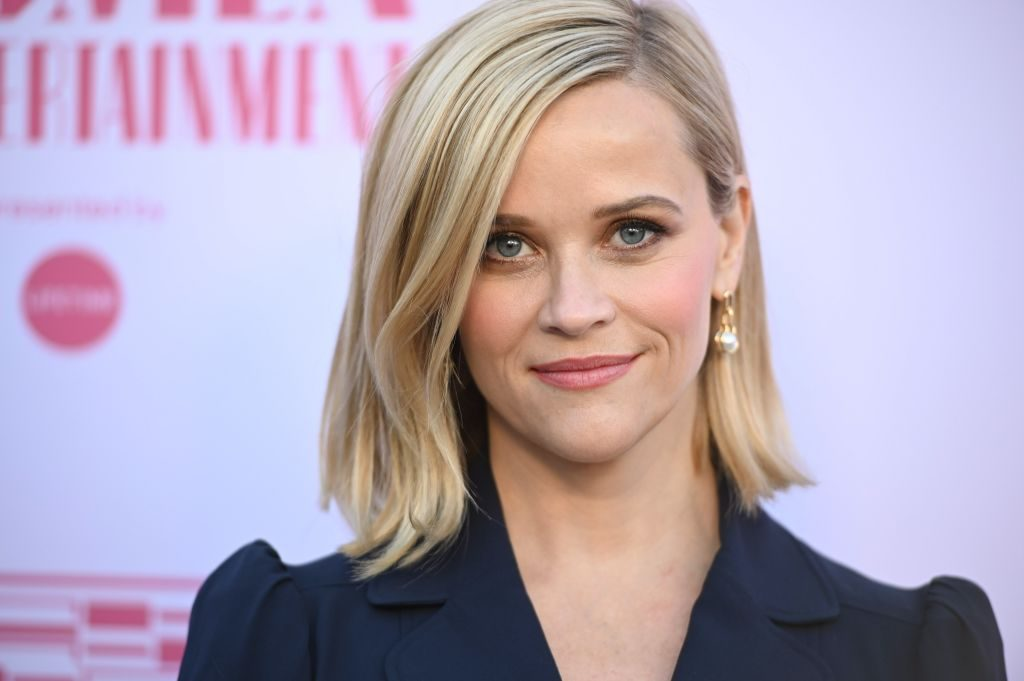
#> input picture filter_app/filters/photos/test4.png, 1024 x 681 px
$ python sepia_filter.py
#> lines starting #> are read from the running program, lines starting #| are printed output that depends on the picture
### filter_app/image/base_image.py
class Image:
    def __init__(self, name, pillow_image):
        self.name = name
        self.pillow_image = pillow_image

    def save_file(self, path='./', name='untitled1.png'):
        self.pillow_image.save(name)

### filter_app/filters/sepia_filter.py
import PIL
from PIL import Image, ImageDraw
from filter_app.filters.filter import ImageFilter
from filter_app.image.base_image import Image


class SepiaFilter(ImageFilter):
    def __init__(self, image, name_of_filter):
        self.image = image.pillow_image
        self.name_of_filter = name_of_filter

    def _sepia(self):
        draw = ImageDraw.Draw(self.image)
        width = self.image.size[0]
        height = self.image.size[1]
        pix = self.image.load()
        depth = 30
        for i in range(width):
            for j in range(height):
                a = pix[i, j][0]
                b = pix[i, j][1]
                c = pix[i, j][2]
                s = (a + b + c) // 3
                a = s + depth * 2
                b = s + depth
                c = s
                if a > 255:
                    a = 255
                if b > 255:
                    b = 255
                if c > 255:
                    c = 255
                draw.point((i, j), (a, b, c))
        return Image("sepia filter", self.image)

    def apply_filter(self):
        return self._sepia()


if __name__ == '__main__':
    img = PIL.Image.open("./photos/test4.png")
#> img is the input picture: PIL image 1024x681 RGB; mean R, G, B 178.8, 165.2, 181.5
    base_image = Image("sepia photo", img)
    test_image = SepiaFilter(base_image, "sepia filter")
    test_image.apply_filter()
#> call 2 of __init__, with name = 'sepia filter'
#> in __init__ (call 2), `self.pillow_image = pillow_image`:
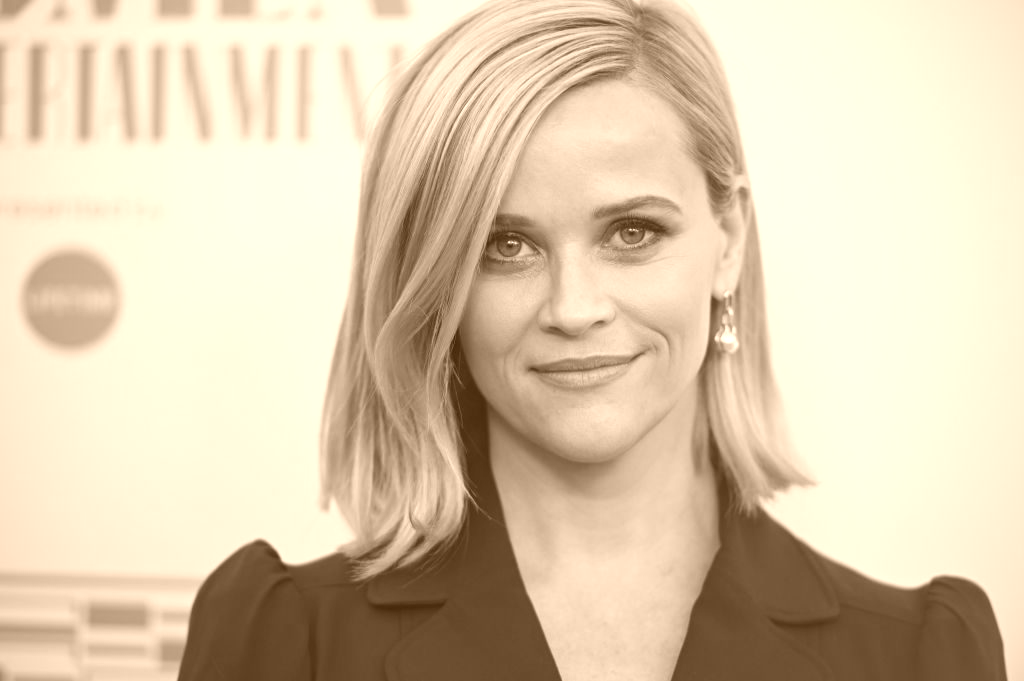
#> self.pillow_image: PIL image 1024x681 RGB; mean R, G, B 221, 203.5, 174.8
    PIL.Image._show(test_image.apply_filter())
#> call 3 of __init__, with name = 'sepia filter'
#> in __init__ (call 3), `self.pillow_image = pillow_image`:
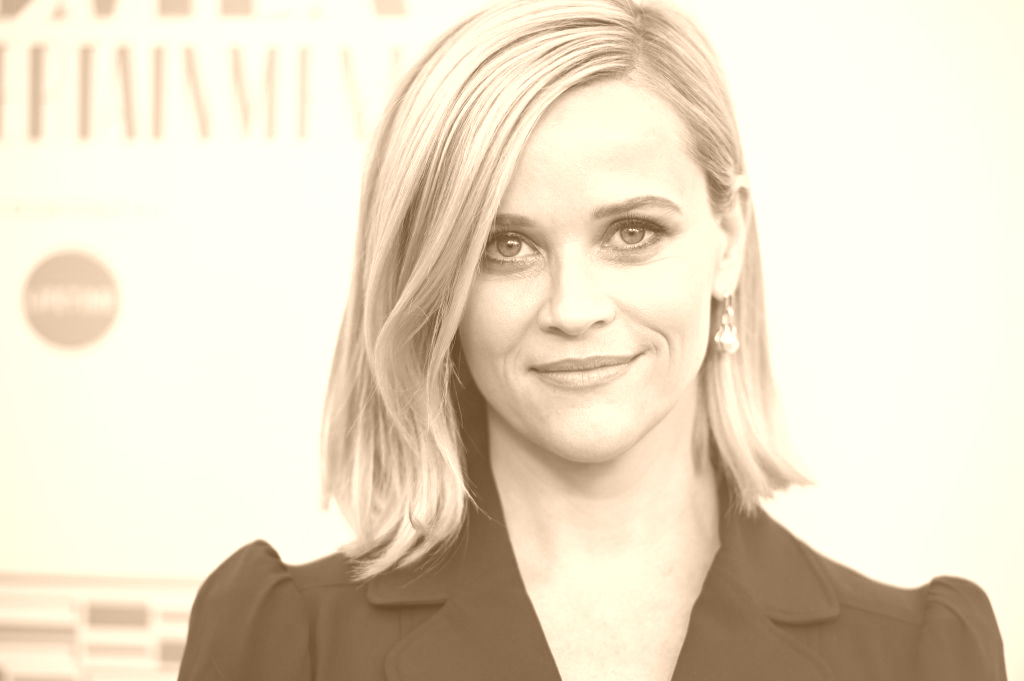
#> self.pillow_image: PIL image 1024x681 RGB; mean R, G, B 232.8, 221, 199.6
#> (the run stopped early here; a loop or call above may not have finished)

$ run again, with filter_app/filters/photos/test1.png copied over filter_app/filters/photos/test4.png
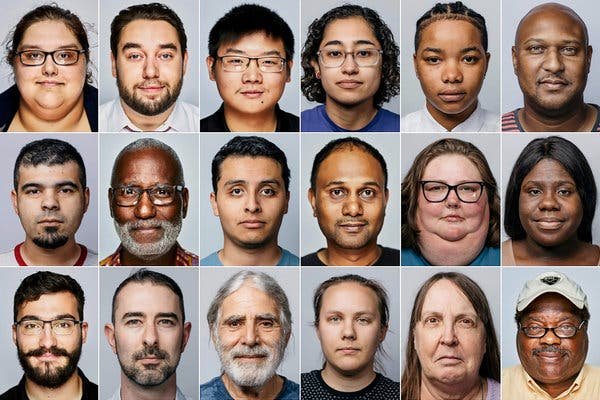
#> input picture filter_app/filters/photos/test1.png, 600 x 400 px
#> img is the input picture: PIL image 600x400 RGB; mean R, G, B 147.8, 128.4, 119.9
#> in __init__ (call 2), `self.pillow_image = pillow_image`:
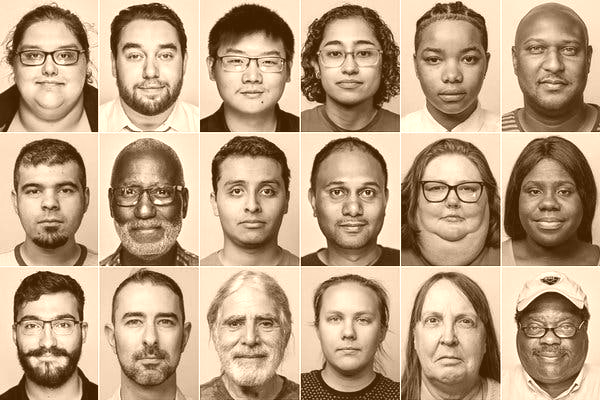
#> self.pillow_image: PIL image 600x400 RGB; mean R, G, B 188.7, 161.5, 131.7
#> in __init__ (call 3), `self.pillow_image = pillow_image`:
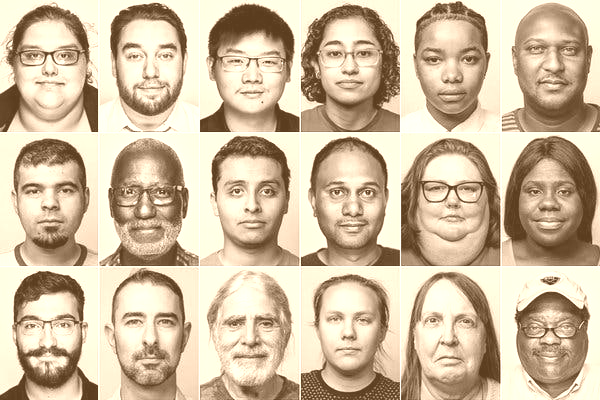
#> self.pillow_image: PIL image 600x400 RGB; mean R, G, B 207.9, 188.7, 160.5

$ run again, with filter_app/filters/photos/test2.png copied over filter_app/filters/photos/test4.png
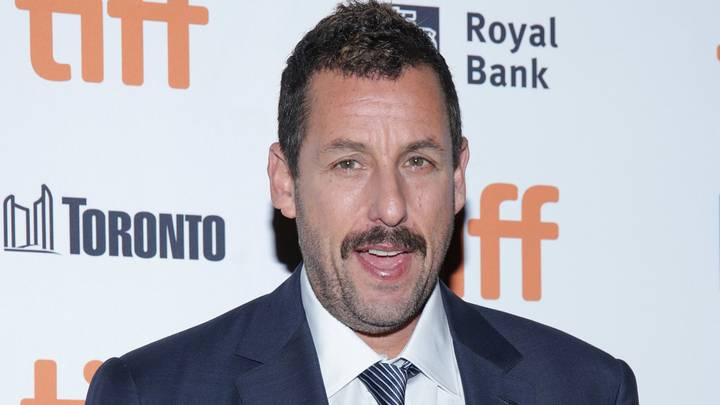
#> input picture filter_app/filters/photos/test2.png, 720 x 405 px
#> img is the input picture: PIL image 720x405 RGB; mean R, G, B 179.9, 176.8, 183.4
#> in __init__ (call 2), `self.pillow_image = pillow_image`:
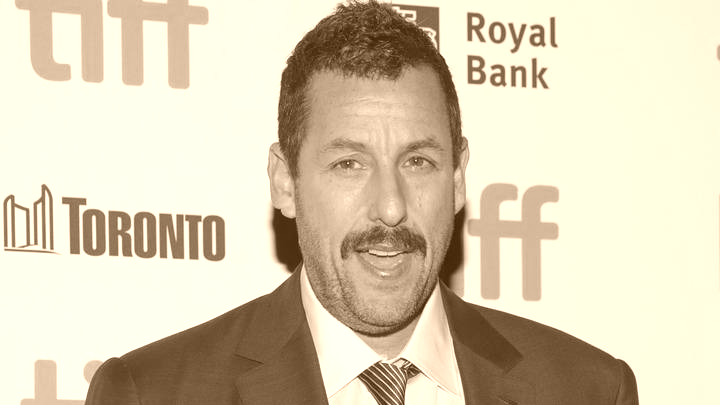
#> self.pillow_image: PIL image 720x405 RGB; mean R, G, B 218.3, 205.7, 179.7
#> in __init__ (call 3), `self.pillow_image = pillow_image`:
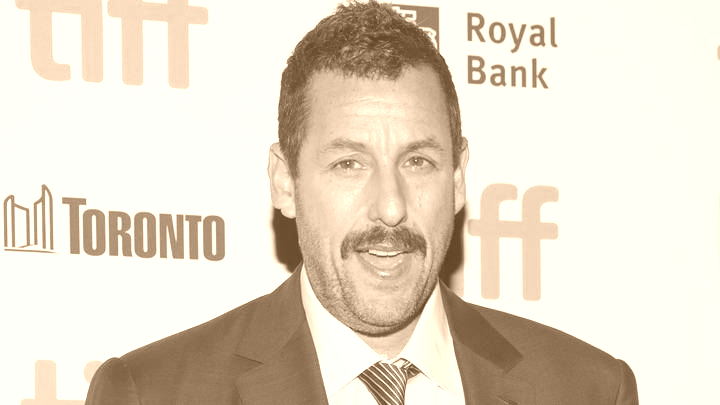
#> self.pillow_image: PIL image 720x405 RGB; mean R, G, B 229.8, 218.3, 201

$ run again, with filter_app/filters/photos/test3.png copied over filter_app/filters/photos/test4.png
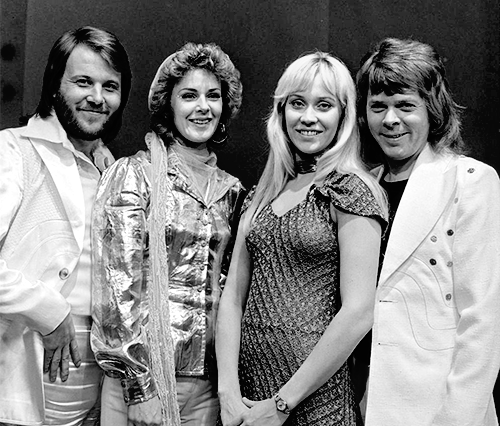
#> input picture filter_app/filters/photos/test3.png, 500 x 426 px
#> img is the input picture: PIL image 500x426 RGB; min 0, max 255, mean 130.8
#> in __init__ (call 2), `self.pillow_image = pillow_image`:
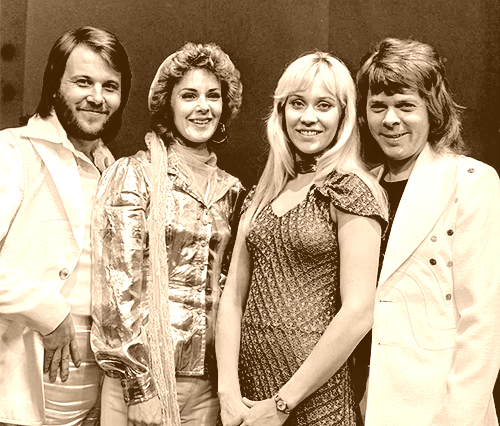
#> self.pillow_image: PIL image 500x426 RGB; mean R, G, B 181.2, 158.5, 130.8
#> in __init__ (call 3), `self.pillow_image = pillow_image`:
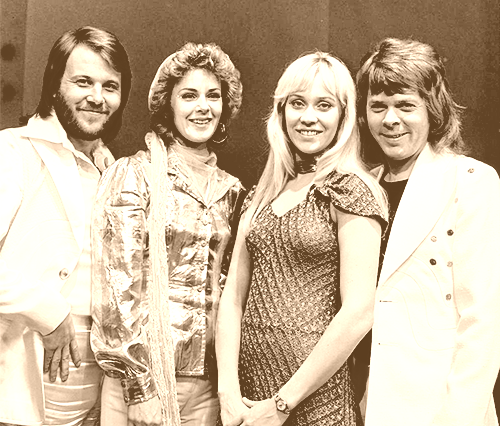
#> self.pillow_image: PIL image 500x426 RGB; mean R, G, B 199.8, 181.2, 156.7
